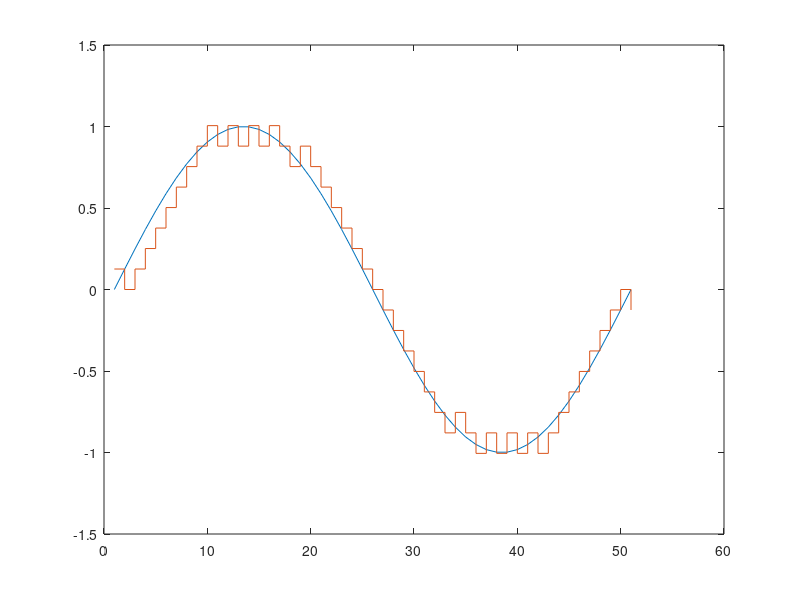

Write the MATLAB code that produced this figure. (Note: this script raises an error after producing the figure.)
clear all
clc
Fm =500;
Fs = 50;
Ts = 1/Fs;

t=0:Ts:1;
Input=sin(2*pi*t);
%Input = rectpuls(t);
%Input= ones(50);
plot(Input)
hold on

delta=2*pi*Ts;

for n=1:length(Input)
    if n==1
        e(n) = Input(n);
        eq(n) = delta*sign(n);
        mq(n) = eq(n);
    else 
        e(n) = Input(n)-mq(n-1);
        eq(n) = delta*sign(e(n));
        mq(n) = mq(n-1)+eq(n);
    end

end
stairs(mq)

for m=1:length(Input)
    
end

figure
plot(DM)
